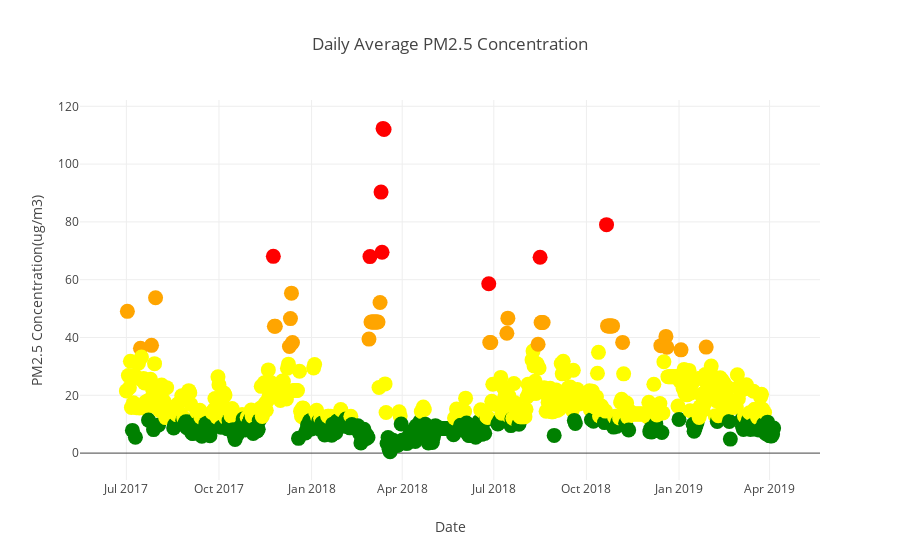

The notebook cell this image was saved under:
### Code cell
##remove nan for visualizations 
#y = daily_average_airquality_data_concentrations['PM2.5(Ug/m3)'].dropna()
y = daily_average_airquality_data_concentrations['PM2.5(Ug/m3)'].dropna().values
pm25 = go.Scatter(x=daily_average_airquality_data_concentrations.dropna().index,
                  y = daily_average_airquality_data_concentrations['PM2.5(Ug/m3)'].dropna().values, 
                  mode='markers',
                  marker = dict(color=list(map(SetColor, y)),size=15)
                  
                 ) 

layout = go.Layout(title='Daily Average PM2.5 Concentration', xaxis=dict(title='Date'),
                   yaxis=dict(title='PM2.5 Concentration(ug/m3)'))

fig = go.Figure(data=[pm25], layout=layout)
iplot(fig)
pio.write_image(fig, os.path.join(filepath , 'daily_average_pm25_concentration.png'))

### Figure 1 — Plotly figure (JSON) as saved in the notebook; plotly's stock layout.template omitted (floating-point values rounded to 4 significant figures; data arrays with more than 128 entries replaced by an {"elided": "..."} marker saying what was removed)
{"data": [{"marker": {"color": {"elided": "644 str values"}, "size": 15}, "mode": "markers", "type": "scatter", "uid": "e953ff75-27bc-429f-b25c-ec5460e1596d", "x": {"elided": "644 str values"}, "y": {"elided": "644 float values"}}], "layout": {"title": {"text": "Daily Average PM2.5 Concentration"}, "xaxis": {"title": {"text": "Date"}}, "yaxis": {"title": {"text": "PM2.5 Concentration(ug/m3)"}}}}
